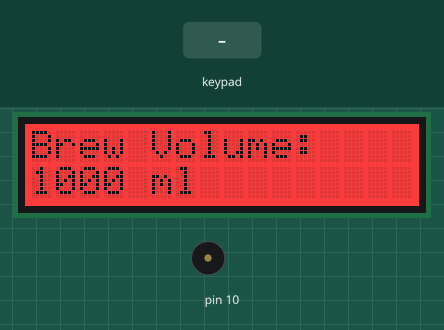
This sketch was run on a simulated Arduino Uno, built with avr-gcc and run on an emulated ATmega328P. On the bench: 16×2 character LCD, buzzer (waves = sounding). Inputs (shaded band) come from the test bench.

Above: at 1.2 s.
1.3 s: key 'S' pressed
At 2.1 s:
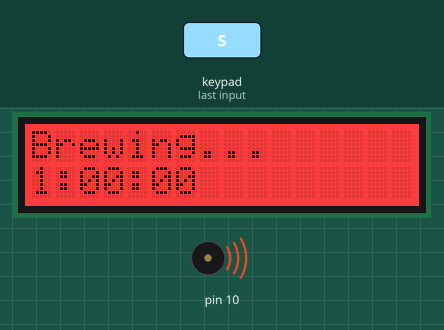
At 3.1 s:
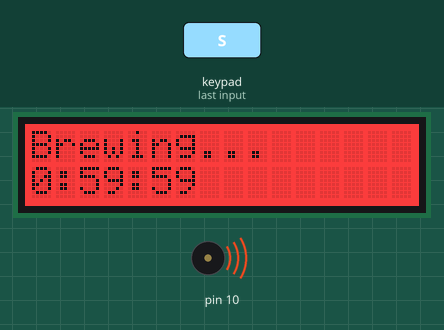
Timing chart, 0 to 4.6 s (numbered marks = the images above; inputs shaded):
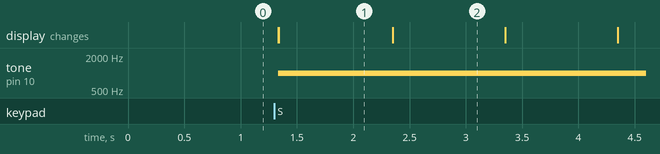

Measured:
- after the input at 1.3 s, tone on pin 10: silent → 1000 Hz at once; the display: first changes at once (image 1 shows a later state)
- what the display in image 1 shows lasts 1.0 s, from 1.3 s to 2.3 s

The sketch:

e-drip_v4.ino
```cpp
/***************************
 * E-Drip Tower Version 1.4
 * By: Matt Walliser
 * Edited by: Catherine Tran
 ***************************/

#include <Wire.h>

#include <Adafruit_RGBLCDShield.h>
#include <utility/Adafruit_MCP23017.h>

#include <Adafruit_MotorShield.h>
#include <utility/Adafruit_MS_PWMServoDriver.h>

Adafruit_RGBLCDShield lcd = Adafruit_RGBLCDShield();

Adafruit_MotorShield AFMS = Adafruit_MotorShield();
Adafruit_DCMotor *myMotor = AFMS.getMotor(1);

#define OFF 0x0
#define ON 0x1

#define VOL 0
#define TIME 1
#define BREW 2
#define DONE 3

void setup() {
  AFMS.begin();
  lcd.begin(16, 2);
  lcd.setBacklight(ON);
  lcd.setCursor(0, 0);
  lcd.print("Brew Volume:    ");
  pinMode(10, OUTPUT);
}

char line[17];
byte latch = 0;
byte state = VOL;
int brewVol = 1000;
int brewTime = 60;
unsigned long secCnt;
byte seconds;
byte duty;

unsigned long stepCnt;

void loop() {
  byte buttons = lcd.readButtons();

  switch (state) {
    case VOL:
      snprintf(line, 17, "%u ml            ", brewVol);
      lcd.setCursor(0, 1);
      lcd.print(line);

      if (!buttons) latch = 0;
      if (buttons && !latch) {
        latch = 1;
        if (buttons & BUTTON_UP || buttons & BUTTON_DOWN) {
          state = TIME;
          lcd.setCursor(0, 0);
          lcd.print("Brew Time:      ");
        }
        if (buttons & BUTTON_LEFT) {
          if (brewVol > 100) brewVol -= 100;
        }
        if (buttons & BUTTON_RIGHT) {
          if (brewVol < 12000) brewVol += 100;
        }
        if (buttons & BUTTON_SELECT) {
          state = BREW;
          lcd.setCursor(0, 0);
          lcd.print("Brewing...      ");
        }
      }
      break;
    case TIME:
      snprintf(line, 17, "%u:%.2u            ", brewTime / 60, brewTime % 60);
      lcd.setCursor(0, 1);
      lcd.print(line);

      if (!buttons) latch = 0;
      if (buttons && !latch) {
        latch = 1;
        if (buttons & BUTTON_UP || buttons & BUTTON_DOWN) {
          state = VOL;
          lcd.setCursor(0, 0);
          lcd.print("Brew Volume:    ");
        }
        if (buttons & BUTTON_LEFT) {
          if (brewTime > 120) brewTime -= 15;
        }
        if (buttons & BUTTON_RIGHT) {
          if (brewTime < 1080) brewTime += 15;
        }
        if (buttons & BUTTON_SELECT) {
          state = BREW;
          lcd.setCursor(0, 0);
          lcd.print("Brewing...      ");
        }
      }
      break;
    case BREW:
      if (latch) {
        latch = 0;
        secCnt = millis();
        seconds = 0;
        duty = (byte)(((float)brewVol / (float)brewTime * 12.592) + 36.587);
        duty = constrain(duty, 0, 255);
        //myMotor->setSpeed(duty);
        //myMotor->run(FORWARD);
        //stepCnt = micros();
        tone(10, brewVol);

        snprintf(line, 17, "%u:%.2u:%.2u         ", brewTime / 60, brewTime % 60, seconds);
        lcd.setCursor(0, 1);
        lcd.print(line);
      }

      /*if (micros() - stepCnt >= 10) {
        stepCnt += 10;
        digitalWrite(10, !digitalRead(10));
      }*/

      if (millis() - secCnt >= 1000) {
        secCnt += 1000;
        if (brewTime == 0 && seconds == 0) {
          //myMotor->run(RELEASE);
          noTone(10);
          state = DONE;
          lcd.setCursor(0, 0);
          lcd.print("Brew Done.      ");
          lcd.setCursor(0, 1);
          lcd.print("                ");
        }
        else {
          if (seconds == 0) {
            seconds = 59;
            brewTime--;
          }
          else {
            seconds--;
          }
          snprintf(line, 17, "%u:%.2u:%.2u         ", brewTime / 60, brewTime % 60, seconds);
          lcd.setCursor(0, 1);
          lcd.print(line);
        }
      }
      break;
    case DONE:
      if (millis() - secCnt >= 1000) {
        secCnt += 1000;
        if (latch) {
          latch = 0;
          lcd.setBacklight(ON);
        }
        else {
          latch = 1;
          lcd.setBacklight(OFF);
        }
      }
      break;
    default: break;
  }
}
```
